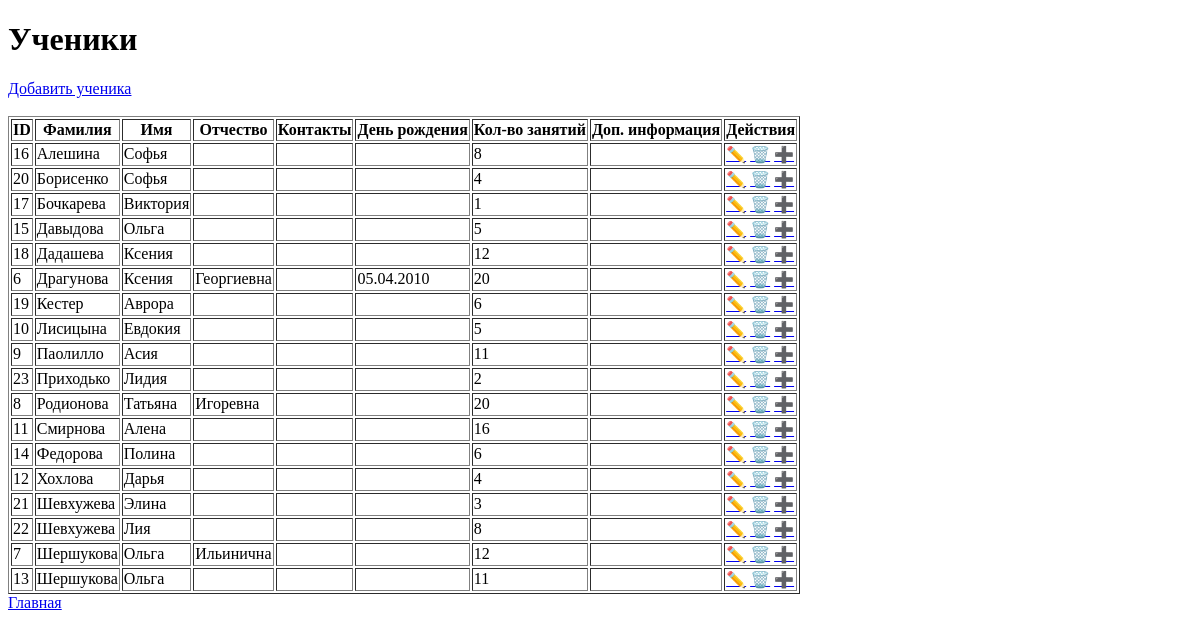
Before: /students with the older database file.
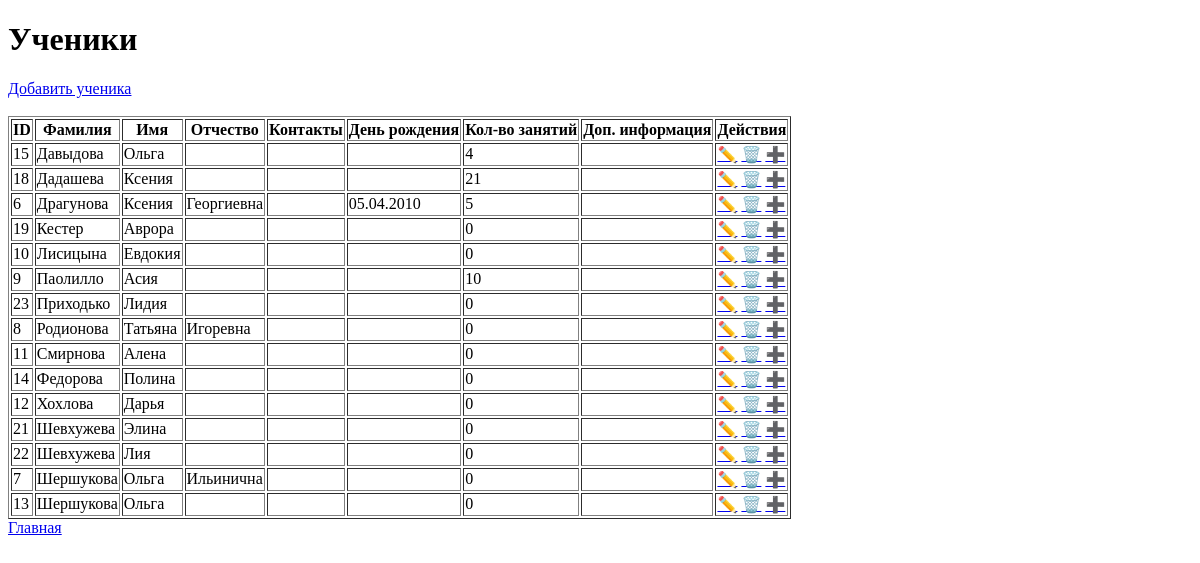
After: the same page with the newer database file.
### tables this page shows
CREATE TABLE students(
            id INTEGER PRIMARY KEY AUTOINCREMENT,
            first_name TEXT NOT NULL,
            last_name TEXT NOT NULL,
            middle_name TEXT,
            contacts TEXT,
            birthday TEXT,
            lessons_count INTEGER,
            additional_info TEXT,
            creation_date TEXT
        );

### app.py (the view)
@app.route("/students")
def students():
    students = db.get_all_students()
    return render_template("students.html", students=students)

### app.py (called while the page is built)
@app.template_filter("ru_date")
def ru_date(value):
    if not value:
        return ""
    for fmt in ("%Y.%m.%d", "%Y-%m-%d"):
        try:
            return datetime.strptime(value, fmt).strftime("%d.%m.%Y")
        except ValueError:
            pass
    return value  # если формат неожиданный

### database.py (called while the page is built)
def get_connection():
    conn = sqlite3.connect(DB_NAME)
    conn.row_factory = sqlite3.Row
    return conn

def get_all_students():
    conn = get_connection()
    students = conn.execute("SELECT * FROM students ORDER BY last_name ASC").fetchall()
    conn.close()
    return students

### templates/students.html (shortened to what this page needs)
<!DOCTYPE html>
<html lang="ru">
<head>
</head>
<body>
<h1>Ученики</h1>
<a href="{{ url_for('add_student') }}">Добавить ученика</a><br><br>
<table border="1">
    <tr>
        <th>ID</th>
        <th>Фамилия</th>
        <th>Имя</th>
        <th>Отчество</th>
        <th>Контакты</th>
        <th>День рождения</th>
        <th>Кол-во занятий</th>
        <th>Доп. информация</th>
        <th>Действия</th>
    </tr>
    {% for student in students %}
    <tr>
        <td>{{ student.id }}</td>
        <td>{{ student.last_name }}</td>
        <td>{{ student.first_name }}</td>
        <td>{{ student.middle_name }}</td>
        <td>{{ student.contacts }}</td>
        <td>{{ student.birthday | ru_date }}</td>
        <td>{{ student.lessons_count }}</td>
        <td>{{ student.additional_info }}</td>
        <td>
            <a href="{{ url_for('edit_student', student_id=student.id) }}">✏️</a>
            <a href="{{ url_for('delete_student', student_id=student.id) }}">🗑️</a>
            <a href="{{ url_for('buy_cards', student_id=student.id) }}">➕</a>
        </td>
    </tr>
    {% endfor %}
</table>
<a href="{{ url_for('index') }}">Главная</a>
</body>
</html>

Changed rows visible on the page:
removed students: id "16", last_name "Алешина", first_name "Софья", lessons_count "8"
removed students: id "20", last_name "Борисенко", first_name "Софья", lessons_count "4"
removed students: id "17", last_name "Бочкарева", first_name "Виктория", lessons_count "1"
changed students "Давыдова": lessons_count "5" → "4"
changed students "Дадашева": lessons_count "12" → "21"
changed students "Драгунова": lessons_count "20" → "5"
changed students "Кестер": lessons_count "6" → "0"
changed students "Лисицына": lessons_count "5" → "0"
changed students "Паолилло": lessons_count "11" → "10"
changed students "Приходько": lessons_count "2" → "0"
changed students "Родионова": lessons_count "20" → "0"
changed students "Смирнова": lessons_count "16" → "0"
changed students "Федорова": lessons_count "6" → "0"
changed students "Хохлова": lessons_count "4" → "0"
changed students "Элина": lessons_count "3" → "0"
changed students "Лия": lessons_count "8" → "0"
changed students "Ильинична": lessons_count "12" → "0"
changed students id 13: lessons_count "11" → "0"
